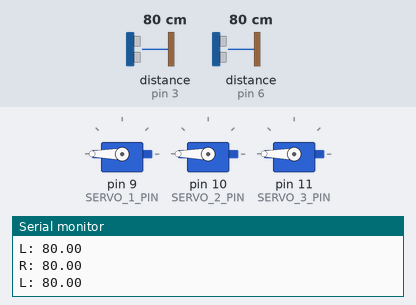
Recording of a sketch running on a simulated Arduino Uno, built with avr-gcc and run on an emulated ATmega328P. On the bench: 3 × servo, the last lines printed to the serial monitor. Inputs (shaded band) come from the test bench; at power-on: distance to the obstacle (sensors on pin 3, pin 6) 80 cm. Random numbers use the default seed unless the sketch sets one.

Above: at 1.8 s.
1.9 s: distance to the obstacle (sensor on pin 3) set to 69 cm
3.5 s: distance to the obstacle (sensor on pin 3) set to 60 cm
At 4.8 s:
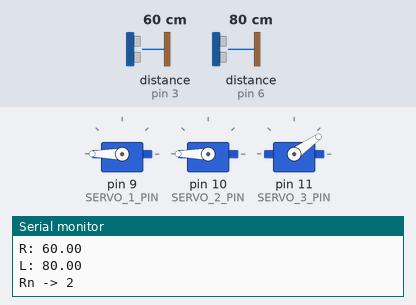
At 5.15 s:
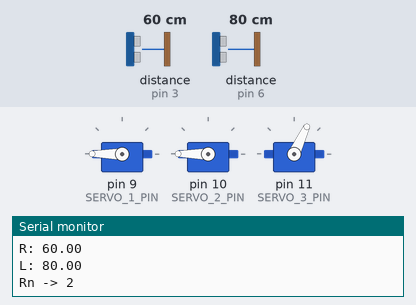
7.6 s: distance to the obstacle (sensor on pin 3) set to 120 cm
At 7.6 s:
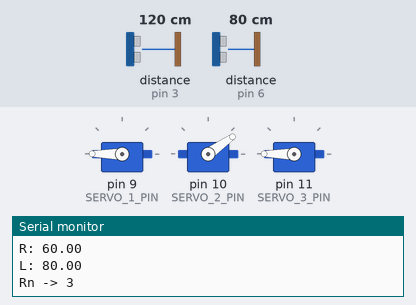
10.8 s: distance to the obstacle (sensor on pin 6) set to 68 cm
12.3 s: distance to the obstacle (sensor on pin 6) set to 62 cm
At 12.98 s:
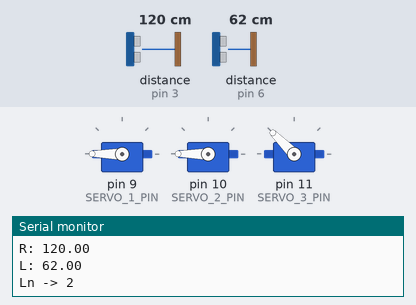
15.8 s: distance to the obstacle (sensor on pin 6) set to 120 cm
Timing chart, 0 to 18.3 s (numbered marks = the images above; inputs shaded):
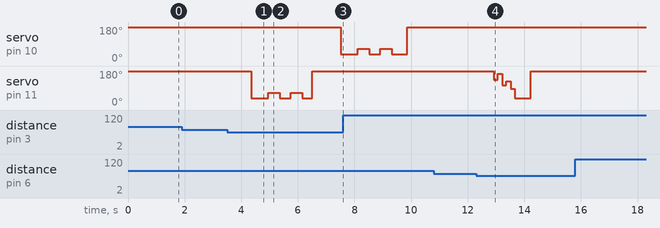

The sketch:

intoTheUnknown.ino
```cpp
/*
  Based on the HCSR04 simple example and the base servo setup showed in class
  Autored by:
  - Aileen D
  - Jiayun Qiu
  - Juan Sulca
  - Xinzhou Zhang
*/

#include <HCSR04.h>
#include <Servo.h>

// Servo pin definitions
#define SERVO_1_PIN 9
#define SERVO_2_PIN 10
#define SERVO_3_PIN 11

// Distance sensors setup
UltraSonicDistanceSensor distanceSensor(2, 3, 120);   // Initialize sensor that uses digital pins 2 and 3.
UltraSonicDistanceSensor distanceSensor2(5, 6, 120);  // Initialize sensor that uses digital pins 5 and 6.
// Servo motor setup
Servo servo1;
Servo servo2;
Servo servo3;

void setup() {
  Serial.begin(9600);  // Setup for serial communication
  // Attach servo motors to pins
  servo1.attach(SERVO_1_PIN);
  servo2.attach(SERVO_2_PIN);
  servo3.attach(SERVO_3_PIN);
  // Set servos to 180 degrees
  servo1.write(180);
  servo2.write(180);
  servo3.write(180);
}

void loop() {
  // Measure distance to the right
  float distance = distanceSensor.measureDistanceCm();
  Serial.print("R: ");
  Serial.println(distance);
  delay(300);
  // Measure distance to the left
  float distanceL = distanceSensor2.measureDistanceCm();
  Serial.print("L: ");
  Serial.println(distanceL);
  // Right distance sequences
  if (distance > 0 && distance < 65) { // if there is no erros and the distance is less than 65cm
    short r = random(1, 4); // get random number between 1 and 4
    Serial.print("Rn -> ");
    Serial.println(r);
    switch (r) { // pich a random movement sequence
      case 1:
        servo1_2Motion1();
        break;
      case 2:
        heartBeatMotionServo3();
        break;
      default:
        heartBeatMotionServo2();
    }
  }

  // Left distance sequences
  if (distanceL > 0 && distanceL < 65) { // if there is no erros and the distance is less than 65cm
    short r = random(1, 4); // pick random value between 1 and 3
    Serial.print("Ln -> ");
    Serial.println(r);
    switch (r) { // pich a random movement sequence
      case 1:
        heartBeatMotionServo2();
        break;
      case 2:
        servo3Motion1();
        break;
      default:
        servo1_2_3Motion1();
    }
  }
  delay(700); // Delay 700 ms inbetween cicles
}

void servo3Motion1() { // wiggly back and forward movement
  int pause = random(300, 1000); // use a random delay betwen 300 and 1000
  servo3.write(135);
  delay(150);
  servo3.write(165);
  delay(150);
  servo3.write(105);
  delay(150);
  servo3.write(125);
  delay(150);
  servo3.write(85);
  delay(150);
  servo3.write(35);
  delay(pause);
  servo3.write(180);
  delay(pause);
}

void servo1_2Motion1() { // wiggly back and forward movement
  int pause = random(300, 1000); // use a random delay betwen 300 and 1000
  servo1.write(135);
  servo2.write(135);
  delay(150);
  servo1.write(165);
  servo2.write(165);
  delay(150);
  servo1.write(105);
  servo2.write(105);
  delay(150);
  servo1.write(125);
  servo2.write(125);
  delay(150);
  servo1.write(85);
  servo2.write(85);
  delay(150);
  servo1.write(35);
  servo2.write(35);
  delay(pause);
  servo1.write(180);
  servo2.write(180);
  delay(pause);
}

void servo1_2_3Motion1() { // Push all servos forward one by one and them pull them back
  int pause = random(300, 1000);
  servo1.write(35);
  delay(400);
  servo2.write(35);
  delay(300);
  servo3.write(35);
  delay(pause);
  servo1.write(180);
  delay(400);
  servo2.write(180);
  delay(400);
  servo3.write(180);
  delay(pause);
}

void heartBeatMotionServo3() { // Heartbeat motion
  servo3.write(35);
  delay(600);
  servo3.write(65);
  delay(400);
  servo3.write(35);
  delay(400);
  servo3.write(65);
  delay(400);
  servo3.write(35);
  int pause = random(300, 1000);
  delay(pause);
  servo3.write(180);
}

void heartBeatMotionServo2() { // Heartbeat motion
  servo2.write(35);
  delay(600);
  servo2.write(65);
  delay(400);
  servo2.write(35);
  delay(400);
  servo2.write(65);
  delay(400);
  servo2.write(35);
  int pause = random(300, 1000);
  delay(pause);
  servo2.write(180);
}

void heartBeatMotionServo1() { // Heartbeat motion
  servo1.write(35);
  delay(600);
  servo1.write(65);
  delay(400);
  servo1.write(35);
  delay(400);
  servo1.write(65);
  delay(400);
  servo1.write(35);
  int pause = random(300, 1000);
  delay(pause);
  servo1.write(180);
}
```

Measured:
- the behaviour switches between 65 and 64 cm on distance to the obstacle (sensor on pin 3) (found by bisection; images 0 and 1)
- the behaviour switches between 65 and 64 cm on distance to the obstacle (sensor on pin 6) (found by bisection; images 3 and 4)
- after the input at 3.5 s, servo on pin 10 (SERVO_2_PIN): 180° → 35° after 4.0 s; servo on pin 11 (SERVO_3_PIN): 180° → 35° after 0.86 s, then repeats every 0.80 s: 65° 0.40 s, 35° 0.40 s
- after the input at 12.3 s, servo on pin 11 (SERVO_3_PIN): 180° → 135° after 0.61 s, → 165° 0.15 s later, → 105° 0.15 s later, → 125° 0.15 s later, … (7 changes in this stretch)
